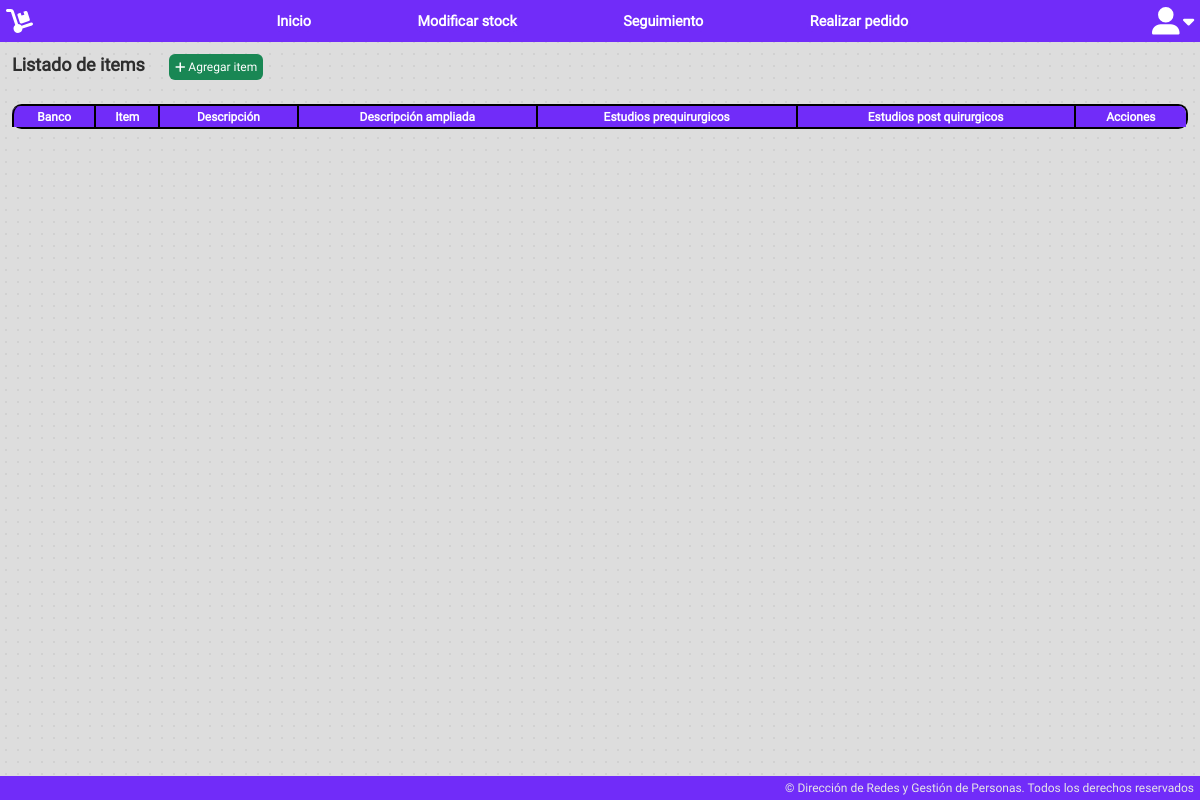
Page /public/layouts/realizarPedido (signed in) on the earlier database version.
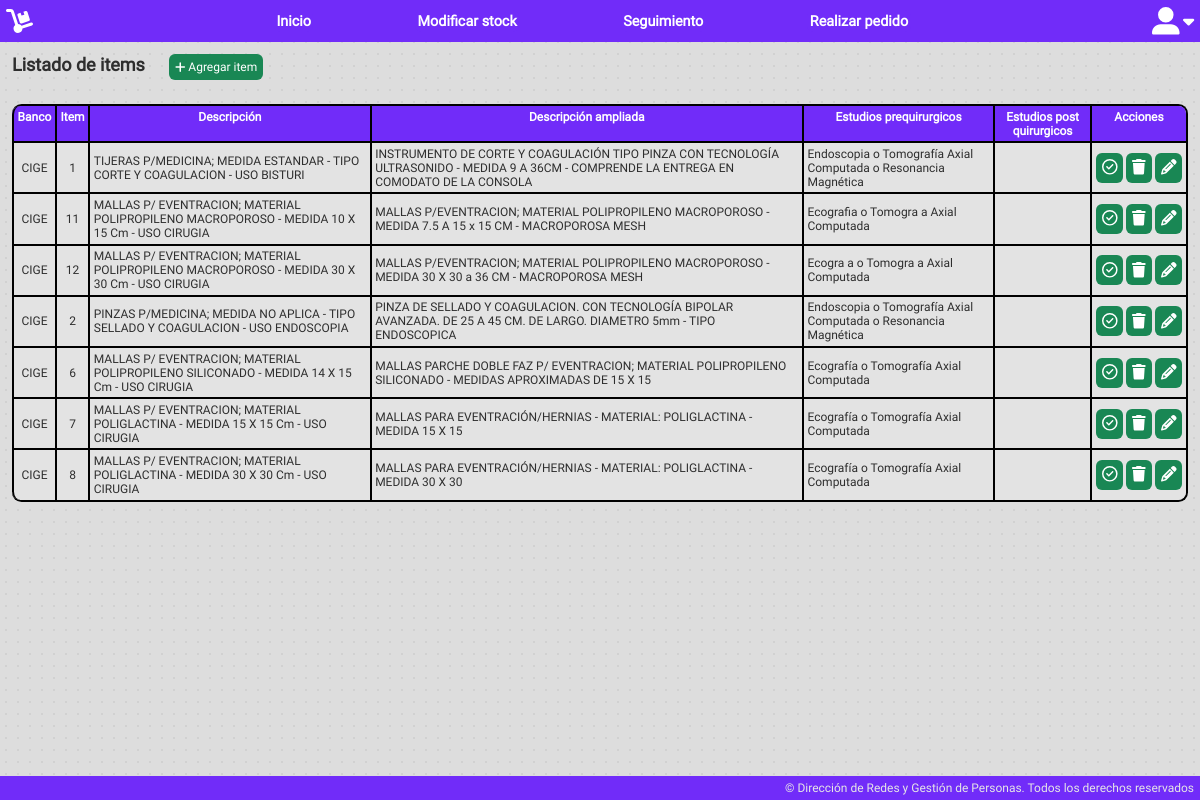
Same page on the later database version.
### tables this page shows
CREATE TABLE `itemssolicitables` (
  `id` int(11) NOT NULL,
  `banco` varchar(255) NOT NULL,
  `item` varchar(255) DEFAULT NULL,
  `descripcion` longtext NOT NULL,
  `descripcionAmpliada` longtext NOT NULL,
  `estPre` varchar(255) NOT NULL,
  `estPos` varchar(255) NOT NULL,
  `estado` varchar(255) NOT NULL
);

### app/db/user.php (called while the page is built, shortened)
<?php
require_once 'db.php';
class User extends DB
{
    private $tipo_usuario;
    public function setUser($user)
    {
        $query = $this->connect()->prepare('SELECT nombre, apellido, password, cargo, tipo_usuario, dni, username, banco, matricula FROM users WHERE username = :user');
        $query->execute(['user' => $user]);
        if ($query->rowCount()) {
            $result = $query->fetch(PDO::FETCH_ASSOC);
            $this->tipo_usuario = $result['tipo_usuario'];
        }
    }
    public function getTipo_usuario() {
        return $this->tipo_usuario;
    }
}

### app/db/db.php (called while the page is built)
<?php
class DB
{
    private $host;
    private $db;
    private $user;
    private $password;
    private $charset;
    public function __construct()
    {
        $this->host     = 'localhost';
        $this->db       = 'banco';
        $this->user     = 'root';
        $this->password = 'root';
        $this->charset  = 'utf8mb4';
    }
    function connect()
    {
        try {
            $connection = "mysql:host=" . $this->host . ";dbname=" . $this->db . ";charset=" . $this->charset;
            $options = [
                PDO::ATTR_ERRMODE => PDO::ERRMODE_EXCEPTION,
                PDO::ATTR_EMULATE_PREPARES => false,
            ];
            $pdo = new PDO($connection, $this->user, $this->password, $options);
            return $pdo;
        } catch (PDOException $e) {
            print_r('Error connection: ' . $e->getMessage());
        }
    }
}

### public/layouts/realizar/admi.php (the view, shortened to what this page needs)
<div class="tabla">
		<div style="display: flex; flex-direction: row;">
			<h1>Listado de items</h1>
			<button class="btn-verde" style="margin-left: 2vw; margin-bottom: 2vw;" onclick="itemAdd()"><i class="fa-solid fa-plus"></i> Agregar item</button>
		</div>
		<?php
		try {
			$stmt = $pdo->prepare("SELECT i.id, i.banco, i.item, i.descripcion, i.descripcionAmpliada, i.estPre, i.estPos, i.estado
            FROM itemssolicitables AS i
            WHERE i.estado <> 'del'
            ORDER BY i.item;");
			$stmt->execute();
			echo '<table>';
			echo '<thead>';
			echo '<tr>';
			echo '<th style="text-align: center;">Banco</th>';
			echo '<th style="text-align: center;">Item</th>';
			echo '<th style="text-align: center;">Descripción</th>';
			echo '<th style="text-align: center;">Descripción ampliada</th>';
			echo '<th style="text-align: center;">Estudios prequirurgicos</th>';
			echo '<th style="text-align: center;">Estudios post quirurgicos</th>';
			echo '<th style="text-align: center;">Acciones</th>';
			echo '</tr>';
			echo '</thead>';
			echo '<tbody>';
			while ($row = $stmt->fetch(PDO::FETCH_ASSOC)) {
				$id = $row['id'];
				$banco = $row['banco'];
				$item = $row['item'];
				$descripcion = $row['descripcion'];
				$descripcionAmpliada = $row['descripcionAmpliada'];
				$estPre = $row['estPre'];
				$estPos = $row['estPos'];
				$estado = $row['estado'];
				echo '<tr style="min-height: 3vw; height: 3vw;">';
				echo '<td style="text-align: center; vertical-align: middle;">' . $banco . '</td>';
				echo '<td style="text-align: center; vertical-align: middle;">' . $item . '</td>';
				echo '<td style="vertical-align: middle;">' . $descripcion . '</td>';
				echo '<td style="vertical-align: middle;">' . $descripcionAmpliada . '</td>';
				echo '<td style="vertical-align: middle;">' . $estPre . '</td>';
				echo '<td style="text-align: center; vertical-align: middle;">' . $estPos . '</td>';
				if ($estado == "act") {
					echo '<td style="vertical-align: middle; width: 8vw; text-align-last: justify;">
						<a class="btn-verde actionButton" style="font-size: 1.3vw;" href="/Banco/app/solicitable/disable?id=' . $id . '" title="Deshabilitar item"><i class="fa-regular fa-circle-check"></i></i></a>
						<a class="btn-verde actionButton" style="font-size: 1.3vw;" href="/Banco/app/solicitable/delete?id=' . $id . '" title="Eliminar item"><i class="fa-solid fa-trash"></i></a>
						<a class="btn-verde actionButton" style="font-size: 1.3vw;" href="/Banco/app/solicitable/modificar?id=' . $id . '" title="Modificar este item"><i class="fa-solid fa-pencil"></i></a>
							</td>';
				} else if ($estado == "des") {
					echo '<td style="vertical-align: middle; width: 8vw; text-align-last: justify;">
						<a class="btn-rojo actionButton" style="font-size: 1.3vw;" href="/Banco/app/solicitable/enable?id=' . $id . '" title="Habilitar item"><i class="fa-regular fa-circle-xmark"></i></a>
						<a class="btn-rojo actionButton" style="font-size: 1.3vw;" href="/Banco/app/solicitable/delete?id=' . $id . '" title="Eliminar item (no deberá haber stock disponible)"><i class="fa-solid fa-trash"></i></a>
						<a class="btn-rojo actionButton" style="font-size: 1.3vw;" href="/Banco/app/solicitable/modificar?id=' . $id . '" title="Modificar este item"><i class="fa-solid fa-pencil"></i></a>
					</td>';
				}
				echo '</tr>';
			}
			echo '</tbody>';
			echo '</table>';
		} catch (PDOException $e) {
			echo 'Error: ' . $e->getMessage();
		}
		?>
	</div>

### public/layouts/bases/header.php (shortened to what this page needs)
<!DOCTYPE html>
<html lang="es-AR">
<head>
    <link rel="stylesheet" href="/Banco/public/css/header.css">
    <link rel="stylesheet" href="/Banco/public/css/base.css">
</head>
<body>
    <header>
        <div class="logo">
            <a href="/Banco/"><i class="fa-solid fa-dolly"></i></a>
        </div>
        <div class="links">
            <a href="/Banco/">Inicio</a>
            <a href="/Banco/public/layouts/modificarStock">Modificar stock</a>
            <a href="/Banco/public/layouts/seguimientoSolicitudes">Seguimiento</a>
            <a href="/Banco/public/layouts/realizarPedido">Realizar pedido</a>
        </div>
        <button class="perfil" id="perfilButton" style="cursor: pointer;">
            <i class="fa-solid fa-user-large iconoPerfil"></i>
            <div class="arrow" id="arrow">
                <i id="iconoFlecha" class="fa-solid fa-caret-down iconoFlecha"></i>
            </div>
        </button>
    </header>

### public/layouts/realizarPedido.php (shortened to what this page needs)
<?php
require_once '../../app/db/user.php';
require_once '../../app/db/db.php';
$user = new User();
$userSession = new UserSession();
$currentUser = $userSession->getCurrentUser();
$user->setUser($currentUser);
$db = new DB();
$pdo = $db->connect();
?>
<?php include_once 'bases/header.php'; ?>
<link rel="stylesheet" href="/Banco/public/css/realizarPedido.css">
<link rel="stylesheet" href="/Banco/public/css/table.css">
<article style="padding: 1vw">
	<?php
	if ($user->getTipo_usuario() != "Cirujano") {
		include_once "realizar/admi.php";
	} elseif ($user->getTipo_usuario() == "Cirujano") {
		include_once "realizar/ciruja.php";
	}
	?>
</article>
<?php include_once 'bases/footer.php'; ?>
</body>
</html>

### public/layouts/bases/footer.php
<footer>
	&copy; Dirección de Redes y Gestión de Personas. Todos los derechos reservados
</footer>

### public/css/header.css (style rules this page uses)
* { margin: 0; padding: 0; box-sizing: border-box; font-family: "Roboto", sans-serif; }
html { height: 100%; width: 100%; }
body { height: 100%; width: 100%; margin: 0; background-color: #dddddd; background-image: radial-gradient(#cfcfcfd4 0.1vw, transparent 0); background-size: 1vw 1vw; background-position: -19vw -19vw; }
header { display: flex; z-index: 100; flex-direction: row; flex-wrap: wrap; align-content: center; justify-content: space-between; align-items: center; background-color: var(--color2); padding: 0.5vw; height: 3.5vw; width: 100%; position: sticky; top: 0; }
header .logo svg { font-size: 2vw; color: #fff; }
header .links { display: flex; flex-direction: row; flex-wrap: wrap; align-content: center; justify-content: space-evenly; align-items: center; width: 70vw; }
header .links a { text-decoration: none; font-weight: 600; font-size: 1.2vw; color: #fff; border-radius: 0.5vw; transition: 0.5s ease-in-out; background-color: var(--color2); padding: 0.2vw; }
header .perfil { display: flex; background: none; border: none; align-items: center; }
header .perfil .iconoPerfil { color: #fff; font-size: 2.3vw; }
header .perfil .arrow { display: flex; align-items: flex-end; margin-left: 0.3vw; }
header .perfil .arrow .iconoFlecha { color: #fff; font-size: 1.5vw; }
#arrow { transition: transform .2s ease-in-out; }
footer { background-color: var(--color2); display: flex; flex-direction: row; flex-wrap: nowrap; justify-content: flex-end; align-items: center; padding: 0.5vw; font-size: 1vw; height: 2vw; width: 100%; position: sticky; bottom: 0; color: #e6e6e6; }

### public/css/base.css (style rules this page uses)
:root { --color1: #5a24c7; --color2: #712cf9; --color3: #491da1; --color4: #37167a; --color5: #1b0b3b; }
article { padding: 1vw; width: 100%; min-height: calc(100% - 5.5vw); display: flex; flex-direction: column; color: #2e2e2e; font-size: 1vw; }
.btn-verde { color: #fff; background-color: #198754; border: #198754; padding: 0.5vw; border-radius: 0.5vw; font-size: 1vw; cursor: pointer; transition: all 0.15s ease-in-out; }

### public/css/realizarPedido.css (style rules this page uses)
article { padding: 2vw 0 5vw 0; }

### public/css/table.css (style rules this page uses)
table { border: 0.2vw solid #000; border-collapse: separate; border-left: 0; border-radius: 0.8vw; border-spacing: 0px; width: 100%; font-size: 1vw; }
thead { display: table-header-group; vertical-align: middle; border-color: inherit; border-collapse: separate; background-color: var(--color2); border-radius: 0.8vw; color: #fff; }
tr { display: table-row; vertical-align: inherit; border-color: inherit; }
th, td { padding: 0.3vw; text-align: left; vertical-align: top; border-left: 0.2vw solid #000; }
td { border-top: 0.2vw solid #000; background-color: #e3e3e3; }
thead:first-child tr:first-child th:first-child, tbody:first-child tr:first-child td:first-child { border-radius: 0.7vw 0 0 0; }
thead:last-child tr:last-child th:first-child, tbody:last-child tr:last-child td:first-child { border-radius: 0 0 0 0.7vw; }
thead tr th:last-child { border-radius: 0 0.6vw 0 0; }
table tr:last-child td:last-child { border-radius: 0 0 0.7vw 0; }

Differences in the rows shown:
added itemssolicitables: banco "CIGE", item "1", descripcion "TIJERAS P/MEDICINA; MEDIDA ESTANDAR - TIPO CORTE Y COAGULACION - USO BISTURI", descripcionAmpliada "INSTRUMENTO DE CORTE Y COAGULACIÓN TIPO PINZA CON TECNOLOGÍA ULTRASONIDO - MEDIDA 9 A 36CM - COMPRENDE LA ENTREGA EN COMODATO DE LA CONSOLA", estPre "Endoscopia o Tomografía Axial Computada o Resonancia Magnética"
added itemssolicitables: banco "CIGE", item "11", descripcion "MALLAS P/ EVENTRACION; MATERIAL POLIPROPILENO MACROPOROSO - MEDIDA 10 X 15 Cm - USO CIRUGIA", descripcionAmpliada "MALLAS P/EVENTRACION; MATERIAL POLIPROPILENO MACROPOROSO - MEDIDA 7.5 A 15 x 15 CM - MACROPOROSA MESH", estPre "Ecografia o Tomogra a Axial Computada"
added itemssolicitables: banco "CIGE", item "12", descripcion "MALLAS P/ EVENTRACION; MATERIAL POLIPROPILENO MACROPOROSO - MEDIDA 30 X 30 Cm - USO CIRUGIA", descripcionAmpliada "MALLAS P/EVENTRACION; MATERIAL POLIPROPILENO MACROPOROSO - MEDIDA 30 X 30 a 36 CM - MACROPOROSA MESH", estPre "Ecogra a o Tomogra a Axial Computada"
added itemssolicitables: banco "CIGE", item "2", descripcion "PINZAS P/MEDICINA; MEDIDA NO APLICA - TIPO SELLADO Y COAGULACION - USO ENDOSCOPIA", descripcionAmpliada "PINZA DE SELLADO Y COAGULACION. CON TECNOLOGÍA BIPOLAR AVANZADA. DE 25 A 45 CM. DE LARGO. DIAMETRO 5mm - TIPO ENDOSCOPICA", estPre "Endoscopia o Tomografía Axial Computada o Resonancia Magnética"
added itemssolicitables: banco "CIGE", item "6", descripcion "MALLAS P/ EVENTRACION; MATERIAL POLIPROPILENO SILICONADO - MEDIDA 14 X 15 Cm - USO CIRUGIA", descripcionAmpliada "MALLAS PARCHE DOBLE FAZ P/ EVENTRACION; MATERIAL POLIPROPILENO SILICONADO - MEDIDAS APROXIMADAS DE 15 X 15", estPre "Ecografía o Tomografía Axial Computada"
added itemssolicitables: banco "CIGE", item "7", descripcion "MALLAS P/ EVENTRACION; MATERIAL POLIGLACTINA - MEDIDA 15 X 15 Cm - USO CIRUGIA", descripcionAmpliada "MALLAS PARA EVENTRACIÓN/HERNIAS - MATERIAL: POLIGLACTINA - MEDIDA 15 X 15", estPre "Ecografía o Tomografía Axial Computada"
added itemssolicitables: banco "CIGE", item "8", descripcion "MALLAS P/ EVENTRACION; MATERIAL POLIGLACTINA - MEDIDA 30 X 30 Cm - USO CIRUGIA", descripcionAmpliada "MALLAS PARA EVENTRACIÓN/HERNIAS - MATERIAL: POLIGLACTINA - MEDIDA 30 X 30", estPre "Ecografía o Tomografía Axial Computada"
